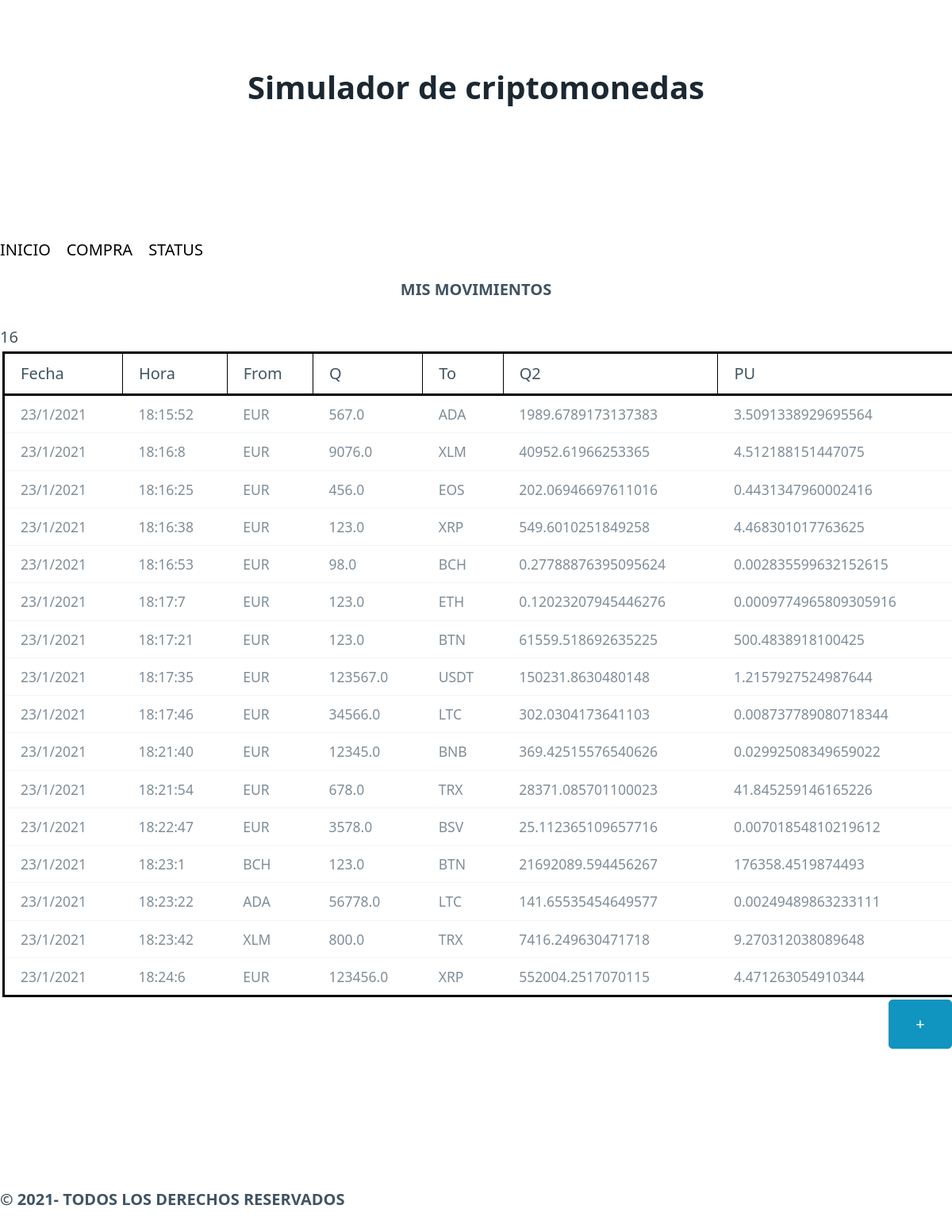
/, run on an earlier commit of the app's database.
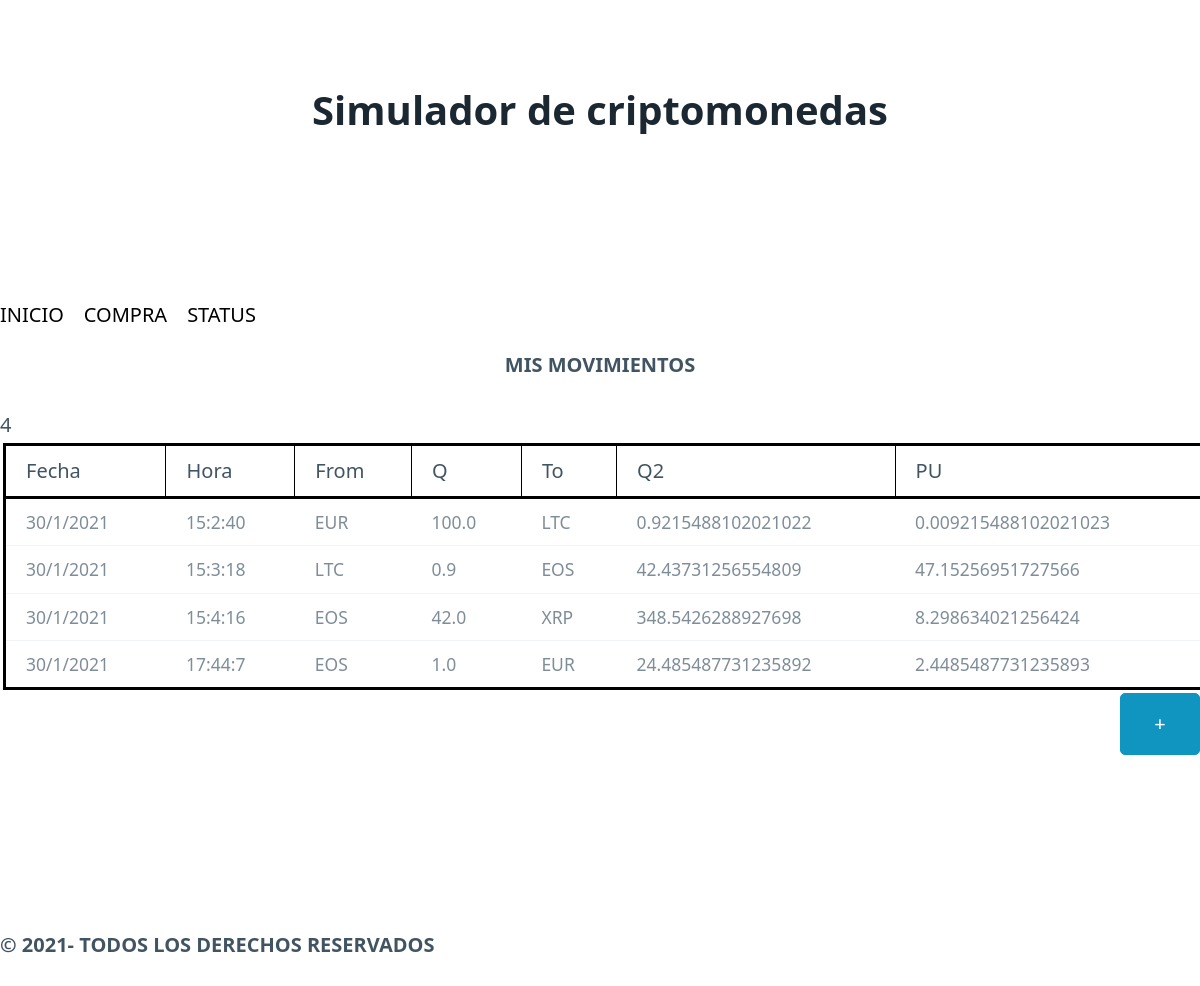
And on a later commit of the database.
### tables this page shows
CREATE TABLE "movimientos" (
	"id"	INTEGER,
	"date"	TEXT NOT NULL,
	"time"	TEXT NOT NULL,
	"from_currency"	TEXT NOT NULL,
	"from_quantity"	REAL NOT NULL,
	"to_currency"	TEXT NOT NULL,
	"to_quantity"	REAL NOT NULL,
	"PU"	REAL NOT NULL,
	PRIMARY KEY("id" AUTOINCREMENT)
);

### movements/views.py (the view)
@app.route("/")
def listaIngresos():
    form= MovementForm()
    try:
        result = make_query("SELECT date, time , from_currency, from_quantity, to_currency, to_quantity, PU FROM movimientos;") or []
        print(result)
        ingresos= result.fetchall()
        result.close()
    except Exception as e:
        print(f"no ha podido realizar la consulta a la base de datos {type(e).__name__} - {e}")
        messages.append("lo siento, no se hemos podido conectar con la base de datos")
        return render_template("errores.html", datos=[] , form=form, messages=messages)
    return render_template("movements.html", datos=ingresos , form=form, messages=messages)

### movements/views.py (called while the page is built)
def connection():
    succes=True
    c=[]
    conn= sqlite3.connect("movements/data/basededatos.db")
    c=conn.cursor()
    return c

def make_query(query, params=[]):
    c=[]
    c=connection()
    c.execute(query, params)
    return c

### movements/templates/movements.html (shortened to what this page needs)
{% extends "inicio.html" %}
{% block contenido %}
<nav class="opciones123">
    <ul>
        <li><a class="milista" href="/" aria-disabled="true"> INICIO </a></li>
        <li><a  class="milista" href="compra.html">COMPRA</a></li>
        <li><a class="milista" href="status.html">STATUS</a></li>
    </ul>
</nav>
<p class="tituloinicio">MIS MOVIMIENTOS</p>
{{datos|length}}
{% if datos|length > 0 %}
    <table class="tabla">
        <tr class="tabla2">
            <th class="opcion">Fecha</th>
            <th class="opcion">Hora</th>
            <th class="opcion">From</th>
            <th class="opcion">Q</th>
            <th class="opcion">To</th>
            <th class="opcion">Q2</th>
            <th class="opcion">PU</th>
        </tr>
    {% for registro in datos %}
        <tr>
        <td> {{ registro [0] }}</td>
        <td>{{ registro[1] }}</td>
        <td>{{ registro[2] }}</td>
        <td>{{ registro[3] }}</td>
        <td>{{ registro[4] }}</td>
        <td>{{ registro[5] }}</td>
        <td>{{ registro[6] }}</td>
        </tr>
    {% endfor %}
    {% else %}
    <p>NO HAY MOVIMIENTOS</p>
        {% endif %}
    </table>
    <div>
    <button onclick="location.href='compra.html'"  class="boton"  type="button" class="btn btn-secondary btn-lg align-items-end"> + </button>
    </div>
{% endblock %}

What changed in the data, as far as the page shows it:
removed movimientos: date "23/1/2021", time "18:15:52", from_currency "EUR", from_quantity "567.0", to_currency "ADA", to_quantity "1989.6789173137383", PU "3.5091338929695564"
removed movimientos: date "23/1/2021", time "18:16:8", from_currency "EUR", from_quantity "9076.0", to_currency "XLM", to_quantity "40952.61966253365", PU "4.512188151447075"
removed movimientos: date "23/1/2021", time "18:16:25", from_currency "EUR", from_quantity "456.0", to_currency "EOS", to_quantity "202.06946697611016", PU "0.4431347960002416"
removed movimientos: date "23/1/2021", time "18:16:38", from_currency "EUR", from_quantity "123.0", to_currency "XRP", to_quantity "549.6010251849258", PU "4.468301017763625"
removed movimientos: date "23/1/2021", time "18:16:53", from_currency "EUR", from_quantity "98.0", to_currency "BCH", to_quantity "0.27788876395095624", PU "0.002835599632152615"
removed movimientos: date "23/1/2021", time "18:17:7", from_currency "EUR", from_quantity "123.0", to_currency "ETH", to_quantity "0.12023207945446276", PU "0.0009774965809305916"
removed movimientos: date "23/1/2021", time "18:17:21", from_currency "EUR", from_quantity "123.0", to_currency "BTN", to_quantity "61559.518692635225", PU "500.4838918100425"
removed movimientos: date "23/1/2021", time "18:17:35", from_currency "EUR", from_quantity "123567.0", to_currency "USDT", to_quantity "150231.8630480148", PU "1.2157927524987644"
removed movimientos: date "23/1/2021", time "18:17:46", from_currency "EUR", from_quantity "34566.0", to_currency "LTC", to_quantity "302.0304173641103", PU "0.008737789080718344"
removed movimientos: date "23/1/2021", time "18:21:40", from_currency "EUR", from_quantity "12345.0", to_currency "BNB", to_quantity "369.42515576540626", PU "0.02992508349659022"
removed movimientos: date "23/1/2021", time "18:21:54", from_currency "EUR", from_quantity "678.0", to_currency "TRX", to_quantity "28371.085701100023", PU "41.845259146165226"
removed movimientos: date "23/1/2021", time "18:22:47", from_currency "EUR", from_quantity "3578.0", to_currency "BSV", to_quantity "25.112365109657716", PU "0.00701854810219612"
removed movimientos: date "23/1/2021", time "18:23:1", from_currency "BCH", from_quantity "123.0", to_currency "BTN", to_quantity "21692089.594456267", PU "176358.4519874493"
removed movimientos: date "23/1/2021", time "18:23:22", from_currency "ADA", from_quantity "56778.0", to_currency "LTC", to_quantity "141.65535454649577", PU "0.00249489863233111"
removed movimientos: date "23/1/2021", time "18:23:42", from_currency "XLM", from_quantity "800.0", to_currency "TRX", to_quantity "7416.249630471718", PU "9.270312038089648"
removed movimientos: date "23/1/2021", time "18:24:6", from_currency "EUR", from_quantity "123456.0", to_currency "XRP", to_quantity "552004.2517070115", PU "4.471263054910344"
added movimientos: date "30/1/2021", time "15:2:40", from_currency "EUR", from_quantity "100.0", to_currency "LTC", to_quantity "0.9215488102021022", PU "0.009215488102021023"
added movimientos: date "30/1/2021", time "15:3:18", from_currency "LTC", from_quantity "0.9", to_currency "EOS", to_quantity "42.43731256554809", PU "47.15256951727566"
added movimientos: date "30/1/2021", time "15:4:16", from_currency "EOS", from_quantity "42.0", to_currency "XRP", to_quantity "348.5426288927698", PU "8.298634021256424"
added movimientos: date "30/1/2021", time "17:44:7", from_currency "EOS", from_quantity "1.0", to_currency "EUR", to_quantity "24.485487731235892", PU "2.4485487731235893"
Also different on the page:
{{ datos|length }}: "16" → "4"
